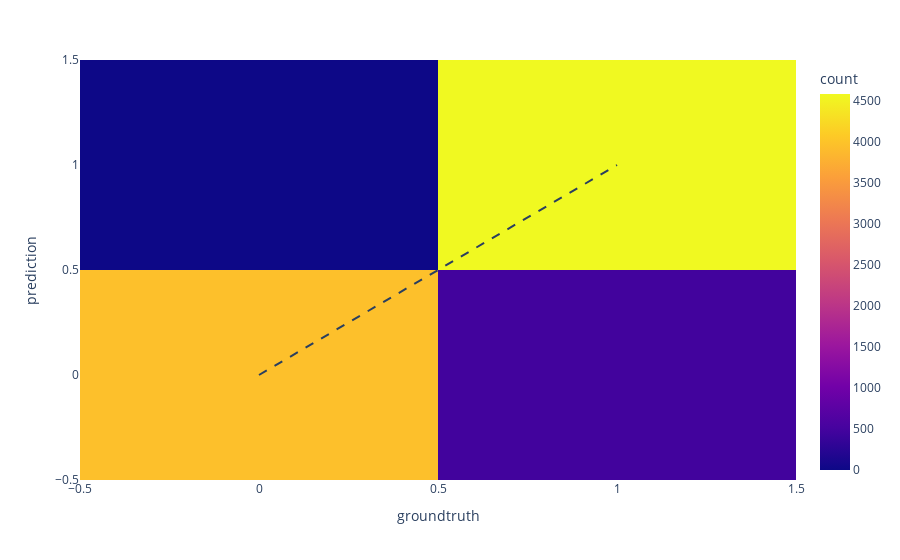

The cell this chart's notebook holds for it:
### Markdown cell above
# Confusion Matrix

### Code cell
fig = px.density_heatmap(x=ground_label, y=predictions1, labels={'x': 'groundtruth','y': 'prediction'})
fig.add_shape(
              type='line', line=dict(dash='dash'),
            x0 = predictions1.min(), y0 = predictions1.min(),
            x1 = predictions1.max(), y1 = predictions1.max()
)
fig.show()

### Figure 1 — Plotly figure (JSON) as saved in the notebook; plotly's stock layout.template omitted (floating-point values rounded to 4 significant figures; data arrays with more than 128 entries replaced by an {"elided": "..."} marker saying what was removed)
{"data": [{"coloraxis": "coloraxis", "hovertemplate": "groundtruth=%{x}<br>prediction=%{y}<br>count=%{z}<extra></extra>", "name": "", "type": "histogram2d", "x": {"elided": "9000 int values"}, "xaxis": "x", "xbingroup": "x", "y": {"elided": "9000 int values"}, "yaxis": "y", "ybingroup": "y"}], "layout": {"coloraxis": {"colorbar": {"title": {"text": "count"}}, "colorscale": [[0, "#0d0887"], [0.1111, "#46039f"], [0.2222, "#7201a8"], [0.3333, "#9c179e"], [0.4444, "#bd3786"], [0.5556, "#d8576b"], [0.6667, "#ed7953"], [0.7778, "#fb9f3a"], [0.8889, "#fdca26"], [1, "#f0f921"]]}, "legend": {"tracegroupgap": 0}, "margin": {"t": 60}, "shapes": [{"line": {"dash": "dash"}, "type": "line", "x0": 0, "x1": 1, "y0": 0, "y1": 1}], "xaxis": {"anchor": "y", "domain": [0, 1], "title": {"text": "groundtruth"}}, "yaxis": {"anchor": "x", "domain": [0, 1], "title": {"text": "prediction"}}}}
